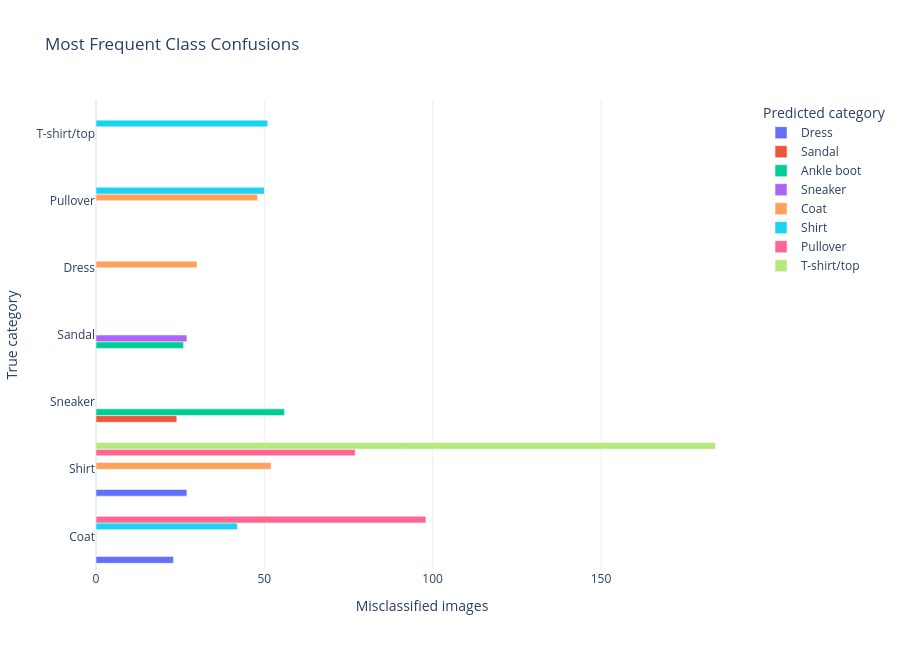

Notebook code for this chart:
### Code cell
# Plot the top confusions interactively
fig_confusions = px.bar(
    top_confusions.sort_values("count"), x="count", y="true_class", color="predicted_class",
    orientation="h", barmode="group", title="Most Frequent Class Confusions",
    labels={"count": "Misclassified images", "true_class": "True category", "predicted_class": "Predicted category"}
)
fig_confusions.update_layout(template="plotly_white", height=650)
fig_confusions.show()

### Figure 1 — Plotly figure (JSON) as saved in the notebook; plotly's stock layout.template omitted (floating-point values rounded to 4 significant figures)
{"data": [{"alignmentgroup": "True", "hovertemplate": "Predicted category=Dress<br>Misclassified images=%{x}<br>True category=%{y}<extra></extra>", "legendgroup": "Dress", "marker": {"color": "#636efa", "pattern": {"shape": ""}}, "name": "Dress", "offsetgroup": "Dress", "orientation": "h", "showlegend": true, "textposition": "auto", "type": "bar", "x": [23, 27], "xaxis": "x", "y": ["Coat", "Shirt"], "yaxis": "y"}, {"alignmentgroup": "True", "hovertemplate": "Predicted category=Sandal<br>Misclassified images=%{x}<br>True category=%{y}<extra></extra>", "legendgroup": "Sandal", "marker": {"color": "#EF553B", "pattern": {"shape": ""}}, "name": "Sandal", "offsetgroup": "Sandal", "orientation": "h", "showlegend": true, "textposition": "auto", "type": "bar", "x": [24], "xaxis": "x", "y": ["Sneaker"], "yaxis": "y"}, {"alignmentgroup": "True", "hovertemplate": "Predicted category=Ankle boot<br>Misclassified images=%{x}<br>True category=%{y}<extra></extra>", "legendgroup": "Ankle boot", "marker": {"color": "#00cc96", "pattern": {"shape": ""}}, "name": "Ankle boot", "offsetgroup": "Ankle boot", "orientation": "h", "showlegend": true, "textposition": "auto", "type": "bar", "x": [26, 56], "xaxis": "x", "y": ["Sandal", "Sneaker"], "yaxis": "y"}, {"alignmentgroup": "True", "hovertemplate": "Predicted category=Sneaker<br>Misclassified images=%{x}<br>True category=%{y}<extra></extra>", "legendgroup": "Sneaker", "marker": {"color": "#ab63fa", "pattern": {"shape": ""}}, "name": "Sneaker", "offsetgroup": "Sneaker", "orientation": "h", "showlegend": true, "textposition": "auto", "type": "bar", "x": [27], "xaxis": "x", "y": ["Sandal"], "yaxis": "y"}, {"alignmentgroup": "True", "hovertemplate": "Predicted category=Coat<br>Misclassified images=%{x}<br>True category=%{y}<extra></extra>", "legendgroup": "Coat", "marker": {"color": "#FFA15A", "pattern": {"shape": ""}}, "name": "Coat", "offsetgroup": "Coat", "orientation": "h", "showlegend": true, "textposition": "auto", "type": "bar", "x": [30, 48, 52], "xaxis": "x", "y": ["Dress", "Pullover", "Shirt"], "yaxis": "y"}, {"alignmentgroup": "True", "hovertemplate": "Predicted category=Shirt<br>Misclassified images=%{x}<br>True category=%{y}<extra></extra>", "legendgroup": "Shirt", "marker": {"color": "#19d3f3", "pattern": {"shape": ""}}, "name": "Shirt", "offsetgroup": "Shirt", "orientation": "h", "showlegend": true, "textposition": "auto", "type": "bar", "x": [42, 50, 51], "xaxis": "x", "y": ["Coat", "Pullover", "T-shirt/top"], "yaxis": "y"}, {"alignmentgroup": "True", "hovertemplate": "Predicted category=Pullover<br>Misclassified images=%{x}<br>True category=%{y}<extra></extra>", "legendgroup": "Pullover", "marker": {"color": "#FF6692", "pattern": {"shape": ""}}, "name": "Pullover", "offsetgroup": "Pullover", "orientation": "h", "showlegend": true, "textposition": "auto", "type": "bar", "x": [77, 98], "xaxis": "x", "y": ["Shirt", "Coat"], "yaxis": "y"}, {"alignmentgroup": "True", "hovertemplate": "Predicted category=T-shirt/top<br>Misclassified images=%{x}<br>True category=%{y}<extra></extra>", "legendgroup": "T-shirt/top", "marker": {"color": "#B6E880", "pattern": {"shape": ""}}, "name": "T-shirt/top", "offsetgroup": "T-shirt/top", "orientation": "h", "showlegend": true, "textposition": "auto", "type": "bar", "x": [184], "xaxis": "x", "y": ["Shirt"], "yaxis": "y"}], "layout": {"barmode": "group", "height": 650, "legend": {"title": {"text": "Predicted category"}, "tracegroupgap": 0}, "title": {"text": "Most Frequent Class Confusions"}, "xaxis": {"anchor": "y", "domain": [0, 1], "title": {"text": "Misclassified images"}}, "yaxis": {"anchor": "x", "domain": [0, 1], "title": {"text": "True category"}}}}
